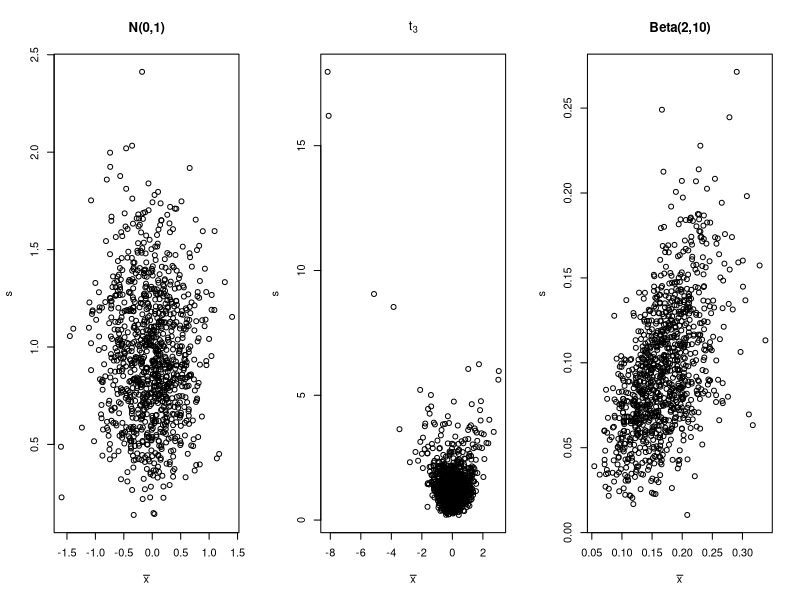

This chart was generated by the following R code:

## ----echo=F, fig.width=10, fig.height=3.5--------------------------------
par(mfrow=c(1,3))
muestras <- array(rnorm(5000,0,1),c(1000,5))
medias <- apply(muestras,1,mean)
desves <- apply(muestras,1,sd)
plot(medias, desves, xlab=expression(bar(x)), ylab="s", main="N(0,1)")
muestras <- array(rt(5000,3),c(1000,5))
medias <- apply(muestras,1,mean)
desves <- apply(muestras,1,sd)
plot(medias, desves, xlab=expression(bar(x)), ylab="s", main=expression(t[3]))
muestras <- array(rbeta(5000,2,10),c(1000,5))
medias <- apply(muestras,1,mean)
desves <- apply(muestras,1,sd)
plot(medias, desves, xlab=expression(bar(x)), ylab="s", main="Beta(2,10)")
